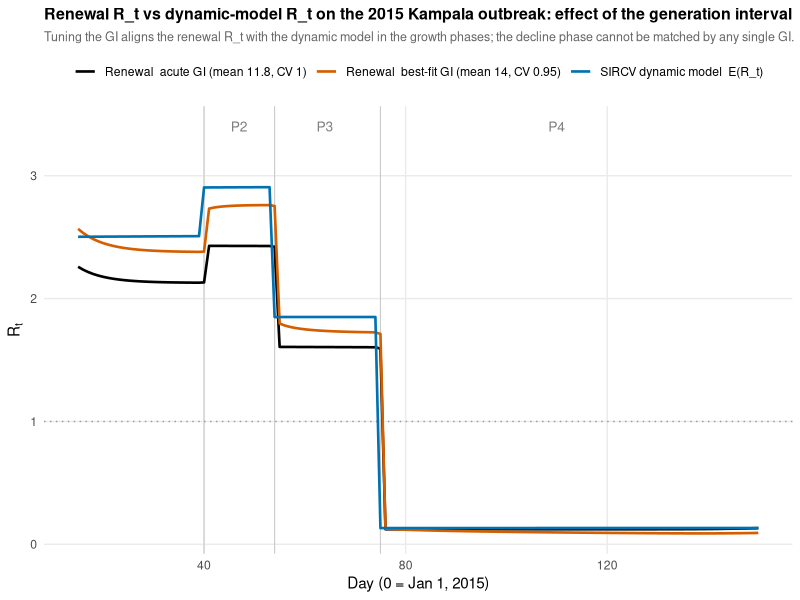

Write R code to recreate this figure.
# =============================================================================
# How close can the renewal R_t get to the dynamic-model R_t by tuning the
# generation interval?  Reconstruct R_hat_t from the SIRCV baseline new-infection
# flow under a grid of generation intervals (mean, CV, and a carrier-tail
# mixture) and compare to the SIRCV's exact daily R_t(t).
#   Rscript revision/seir_comparison/gi_tuning.R
# =============================================================================
setwd(Sys.getenv("RENEWAL_ROOT", "."))
OUT <- "revision/seir_comparison"; dir.create(OUT, showWarnings=FALSE, recursive=TRUE)

## ---- SIRCV parameters (Table 1 + Table 4) ----------------------------------
yr<-365; b<-0.039/yr; mu<-0.007/yr; delta<-1/11.8; theta<-0.029; alpha<-0.025
omega<-1/(2*yr); omegav<-1/(4*yr); gamma<-0.0009; f<-0.2; N0<-1.4e6
beta_p<-c(0.19,0.22,0.14,0.01); TMAX<-162; D0_P2<-40; D0_P3<-54; D0_P4<-75
beta_t<-function(t) if(t<D0_P2)beta_p[1] else if(t<D0_P3)beta_p[2] else if(t<D0_P4)beta_p[3] else beta_p[4]
Rt_coef <- (mu+delta*theta*gamma)/(mu*(delta+mu))     # E(Rt)=beta*S/N*Rt_coef

## ---- baseline SIRCV: new-infection flow J_t and exact daily R_t -------------
sim <- function() {
  deriv<-function(t,y){S<-y[1];I<-y[2];R<-y[3];C<-y[4];V<-y[5];N<-S+I+R+C+V
    lam<-beta_t(t)*(I+gamma*C)/N
    c(b*N-lam*S+omegav*V+omega*R-mu*S, lam*S-delta*I-mu*I,
      delta*(1-theta-alpha)*I-omega*R-mu*R, delta*theta*I-mu*C, -omegav*V-mu*V, lam*S)}
  dt<-0.05; y<-c(N0-1,1,0,0,0,0); J<-numeric(TMAX+1); S_day<-numeric(TMAX+1)
  S_day[1]<-y[1]; cj<-0
  for(day in 1:TMAX){for(k in 1:round(1/dt)){t<-(day-1)+(k-1)*dt
    k1<-deriv(t,y);k2<-deriv(t+dt/2,y+dt/2*k1);k3<-deriv(t+dt/2,y+dt/2*k2);k4<-deriv(t+dt,y+dt*k3)
    y<-y+dt/6*(k1+2*k2+2*k3+k4)}
    J[day+1]<-y[6]-cj; cj<-y[6]; S_day[day+1]<-y[1]}
  N_day <- N0  # ~constant
  list(J=J, S=S_day, Rt_seir = sapply(0:TMAX, function(d) beta_t(d)*S_day[d+1]/N_day*Rt_coef))
}
B <- sim()

## ---- generation intervals & reconstruction ---------------------------------
gi_gamma <- function(mean, cv, maxs=90){ sh<-1/cv^2; rt<-sh/mean
  w<-sapply(1:maxs, function(s) pgamma(s,sh,rt)-pgamma(s-1,sh,rt)); w/sum(w) }
gi_mix <- function(mean_acute, cv_acute, w_carrier, mean_carrier, maxs=90){
  wa<-gi_gamma(mean_acute,cv_acute,maxs); wc<-gi_gamma(mean_carrier,1.0,maxs)
  w<-(1-w_carrier)*wa + w_carrier*wc; w/sum(w) }
recon <- function(J,w){ R<-rep(NA_real_,length(J))
  for(t in 2:length(J)){ s<-seq_len(min(t-1,length(w))); L<-sum(w[s]*J[t-s+1]); R[t]<-if(L>0)J[t]/L else NA }
  R }
pidx <- list(P2=(D0_P2+1):D0_P3, P3=(D0_P3+1):D0_P4, P4=(D0_P4+1):(TMAX+1))  # day+1 indices
pmean <- function(R,idx) sapply(pidx, function(ix) mean(R[ix], na.rm=TRUE))
# incidence-weighted daily RMSE of R_hat vs SEIR R_t over the informative window
score <- function(R){ ix<-21:141; wgt<-B$J[ix]; d<-(R[ix]-B$Rt_seir[ix])
  sqrt(sum(wgt*d^2, na.rm=TRUE)/sum(wgt, na.rm=TRUE)) }

seir_pm <- pmean(B$Rt_seir, pidx)   # SEIR period means (≈ E(Rt) Table 5)
cat(sprintf("SIRCV E(Rt) period means: P2=%.2f P3=%.2f P4=%.2f  (paper 2.87/1.86/0.15)\n\n",
            seir_pm[1],seir_pm[2],seir_pm[3]))

## ---- (1) sweep GI mean at CV=1, and CV at mean=11.8 -------------------------
cat("=== GI SWEEP: reconstructed R_hat period means vs SEIR ===\n")
cat(sprintf("%-28s %6s %6s %6s | %6s\n","generation interval","P2","P3","P4","wRMSE"))
report <- function(lab,w){ R<-recon(B$J,w); pm<-pmean(R,pidx)
  cat(sprintf("%-28s %6.2f %6.2f %6.2f | %6.3f\n",lab,pm[1],pm[2],pm[3],score(R))); invisible(R) }
cat("-- SEIR target --\n"); cat(sprintf("%-28s %6.2f %6.2f %6.2f | %6.3f\n","SIRCV E(Rt)",seir_pm[1],seir_pm[2],seir_pm[3],0))
cat("-- vary mean (CV=1, exponential) --\n")
for(m in c(11.8,13,14,15,16,18)) report(sprintf("gamma mean=%.1f CV=1.0",m), gi_gamma(m,1.0))
cat("-- vary CV (mean=11.8) --\n")
for(cv in c(1.0,0.85,0.71,0.6,0.5)) report(sprintf("gamma mean=11.8 CV=%.2f",cv), gi_gamma(11.8,cv))
cat("-- carrier mixture (acute Exp 11.8 + 10% long tail) --\n")
for(mc in c(30,60,90)) report(sprintf("90%%Exp11.8 + 10%%Exp%d",mc), gi_mix(11.8,1.0,0.10,mc))

## ---- (2) best-fit (mean, CV) by minimizing incidence-weighted daily RMSE ----
obj <- function(p){ m<-p[1]; cv<-p[2]; if(m<5||m>30||cv<0.3||cv>1.3) return(1e6); score(recon(B$J, gi_gamma(m,cv))) }
best_all <- optim(c(14,0.8), obj, method="Nelder-Mead")
# growth-phase-only fit (P2-P3 window, days 41-74)
score_g <- function(R){ ix<-41:74; wgt<-B$J[ix]; d<-(R[ix]-B$Rt_seir[ix]); sqrt(sum(wgt*d^2,na.rm=TRUE)/sum(wgt,na.rm=TRUE)) }
obj_g <- function(p){ m<-p[1]; cv<-p[2]; if(m<5||m>30||cv<0.3||cv>1.3) return(1e6); score_g(recon(B$J, gi_gamma(m,cv))) }
best_g <- optim(c(15,0.7), obj_g, method="Nelder-Mead")
cat(sprintf("\nBest-fit GI (all-phase wRMSE): mean=%.1f d, CV=%.2f  -> wRMSE=%.3f\n", best_all$par[1],best_all$par[2],best_all$value))
Rbest <- recon(B$J, gi_gamma(best_all$par[1],best_all$par[2])); pmb<-pmean(Rbest,pidx)
cat(sprintf("   period means: P2=%.2f P3=%.2f P4=%.2f  (SEIR 2.87/1.86/0.15)\n", pmb[1],pmb[2],pmb[3]))
cat(sprintf("Best-fit GI (growth-phase only): mean=%.1f d, CV=%.2f  -> growth wRMSE=%.3f\n", best_g$par[1],best_g$par[2],best_g$value))
Rbg <- recon(B$J, gi_gamma(best_g$par[1],best_g$par[2])); pmg<-pmean(Rbg,pidx)
cat(sprintf("   period means: P2=%.2f P3=%.2f P4=%.2f\n", pmg[1],pmg[2],pmg[3]))

## ---- (3) figure: daily R_t trajectories ------------------------------------
if(requireNamespace("ggplot2",quietly=TRUE)){ library(ggplot2)
  Racute <- recon(B$J, gi_gamma(11.8,1.0))
  df <- rbind(
    data.frame(day=0:TMAX, Rt=B$Rt_seir,            series="SIRCV dynamic model  E(R_t)"),
    data.frame(day=0:TMAX, Rt=Racute,               series="Renewal  acute GI (mean 11.8, CV 1)"),
    data.frame(day=0:TMAX, Rt=Rbest,                series=sprintf("Renewal  best-fit GI (mean %.0f, CV %.2f)",best_all$par[1],best_all$par[2])))
  df <- df[df$day>=15 & df$day<=150,]
  cols <- c("SIRCV dynamic model  E(R_t)"="black")
  cols[grep("acute",names(table(df$series)),value=TRUE)]<-"#D55E00"
  cols[grep("best-fit",names(table(df$series)),value=TRUE)]<-"#0072B2"
  g <- ggplot(df, aes(day, Rt, colour=series, linetype=series)) +
    geom_vline(xintercept=c(D0_P2,D0_P3,D0_P4), colour="grey80", linewidth=0.4) +
    geom_hline(yintercept=1, colour="grey60", linetype="dotted") +
    geom_line(linewidth=0.9) +
    scale_colour_manual(values=c("black","#D55E00","#0072B2")) +
    scale_linetype_manual(values=c("solid","solid","solid")) +
    annotate("text", x=c(47,64,110), y=3.4, label=c("P2","P3","P4"), colour="grey50", size=3.5) +
    labs(x="Day (0 = Jan 1, 2015)", y=expression(R[t]), colour=NULL, linetype=NULL,
         title="Renewal R_t vs dynamic-model R_t on the 2015 Kampala outbreak: effect of the generation interval",
         subtitle="Tuning the GI aligns the renewal R_t with the dynamic model in the growth phases; the decline phase cannot be matched by any single GI.") +
    theme_minimal(base_size=11) + theme(legend.position="top", panel.grid.minor=element_blank(),
         plot.title=element_text(face="bold",size=11.5), plot.subtitle=element_text(colour="grey40",size=9))
  ggsave(file.path(OUT,"fig_gi_tuning.png"), g, width=10, height=4.6, dpi=300)
  cat("\nWrote", file.path(OUT,"fig_gi_tuning.png"), "\n")
}
